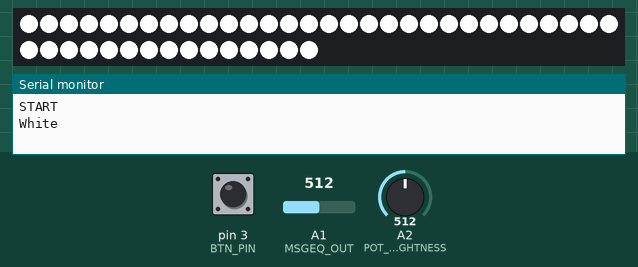
Recording of a sketch running on a simulated Arduino Uno, built with avr-gcc and run on an emulated ATmega328P. Parts: 45 RGB LEDs in strip order, left to right, continuing on the next row, the last lines printed to the serial monitor. The test bench sets the inputs (shaded band); at power-on: pin 3 (BTN_PIN) LOW, A1 (MSGEQ_OUT) = 512, A2 (POT_BRIGHTNESS) = 512. Dim RGB values are drawn brighter than linear.

Above: at 1.2 s.
1.3 s: pin 3 (BTN_PIN) pulled HIGH for 0.15 s
At 3.3 s:
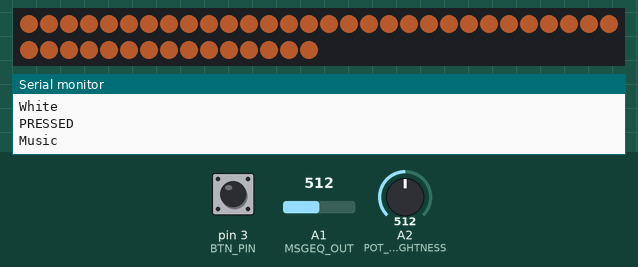
3.6 s: A1 (MSGEQ_OUT) set to 716
5.9 s: A1 (MSGEQ_OUT) set to 122
At 7.9 s:
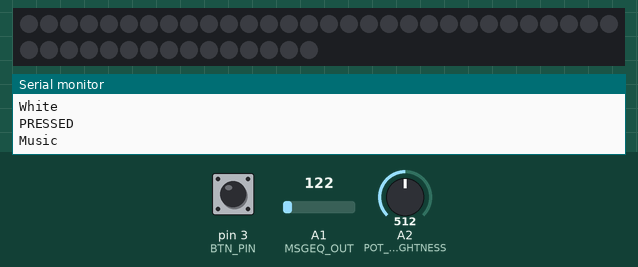
8.2 s: pin 3 (BTN_PIN) pulled HIGH for 1 s
At 9.6 s:
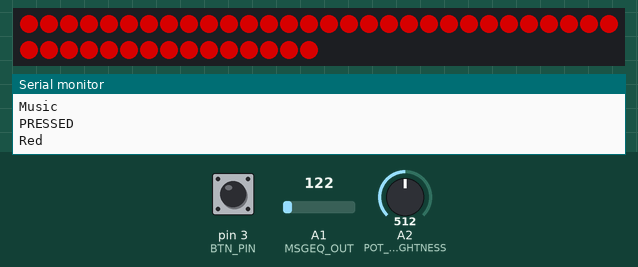
10.7 s: pin 3 (BTN_PIN) pulled HIGH for 0.15 s
At 11.3 s:
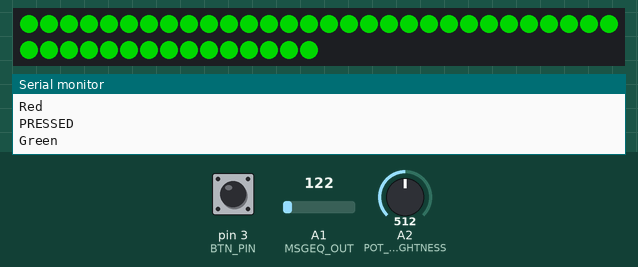
12.3 s: pin 3 (BTN_PIN) pulled HIGH for 3.2 s
At 13.7 s:
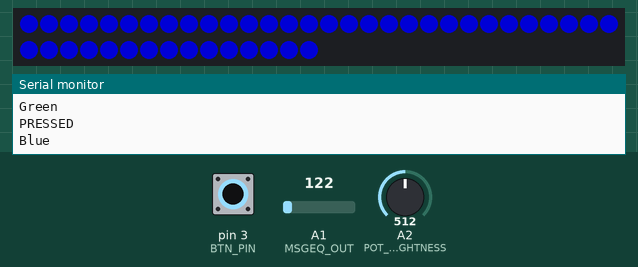
Timing chart, 0 to 15.3 s (numbered marks = the images above; inputs shaded):
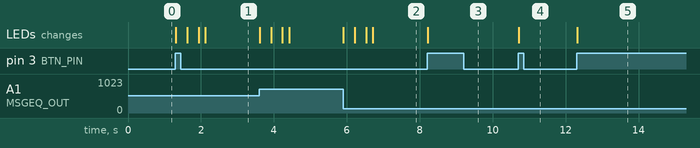

Measured:
- after the input at 1.3 s, the LEDs: first change at once (image 1 shows a later state)
- after the input at 5.9 s, the LEDs: first change at once (image 2 shows a later state)
- after the input at 8.2 s, the LEDs: change at once (image 3)
- after the input at 10.7 s, the LEDs: change at once (image 4)
- after the input at 12.3 s, the LEDs: change at once (image 5)

The sketch:

RGB_Backlight_MSGEQ7.ino
```cpp
#include <Adafruit_NeoPixel.h>
#ifdef __AVR__
#include <avr/power.h>
#endif

#define LED_DATA 6
#define POT_BRIGHTNESS A2

#define NUM_LEDS 45         // <-- CHANGE TO NUMBER OF LEDS ON YOUR STRIP
#define BTN_PIN 3           // Button on Interrupt Pin 3
#define BRIGHTNESS 255
#define MAX_MODE 7          // Amount of modes (used in Switch-Case)
#define DELAY 13

//  MSGEQ7 Pin Connections
#define MSGEQ_OUT A1
#define STROBE 2
#define RESET 5

//MINIMUM DELAY FOR BUTTON TO TRIGGER NEXT ISR
#define ISR_DELAY 400
Adafruit_NeoPixel strip = Adafruit_NeoPixel(NUM_LEDS, LED_DATA, NEO_GRB + NEO_KHZ800);

byte neopix_gamma[] = {
  0,  0,  0,  0,  0,  0,  0,  0,  0,  0,  0,  0,  0,  0,  0,  0,
  0,  0,  0,  0,  0,  0,  0,  0,  0,  0,  0,  0,  1,  1,  1,  1,
  1,  1,  1,  1,  1,  1,  1,  1,  1,  2,  2,  2,  2,  2,  2,  2,
  2,  3,  3,  3,  3,  3,  3,  3,  4,  4,  4,  4,  4,  5,  5,  5,
  5,  6,  6,  6,  6,  7,  7,  7,  7,  8,  8,  8,  9,  9,  9, 10,
  10, 10, 11, 11, 11, 12, 12, 13, 13, 13, 14, 14, 15, 15, 16, 16,
  17, 17, 18, 18, 19, 19, 20, 20, 21, 21, 22, 22, 23, 24, 24, 25,
  25, 26, 27, 27, 28, 29, 29, 30, 31, 32, 32, 33, 34, 35, 35, 36,
  37, 38, 39, 39, 40, 41, 42, 43, 44, 45, 46, 47, 48, 49, 50, 50,
  51, 52, 54, 55, 56, 57, 58, 59, 60, 61, 62, 63, 64, 66, 67, 68,
  69, 70, 72, 73, 74, 75, 77, 78, 79, 81, 82, 83, 85, 86, 87, 89,
  90, 92, 93, 95, 96, 98, 99, 101, 102, 104, 105, 107, 109, 110, 112, 114,
  115, 117, 119, 120, 122, 124, 126, 127, 129, 131, 133, 135, 137, 138, 140, 142,
  144, 146, 148, 150, 152, 154, 156, 158, 160, 162, 164, 167, 169, 171, 173, 175,
  177, 180, 182, 184, 186, 189, 191, 193, 196, 198, 200, 203, 205, 208, 210, 213,
  215, 218, 220, 223, 225, 228, 231, 233, 236, 239, 241, 244, 247, 249, 252, 255
};

uint16_t time_since_isr=0;
boolean breakMode=false;
uint8_t mode=0;
//  Buffer arrays for Audio Analyzer Mode
int spectrumValue[8];
uint8_t mapValue[8];
uint32_t audioBuffer[NUM_LEDS];
int filter = 0;

uint16_t brightness;

bool countUp=true;
uint32_t lastColor=0;

void setup() {
  // This is for Trinket 5V 16MHz, you can remove these three lines if you are not using a Trinket
#if defined (__AVR_ATtiny85__)
  if (F_CPU == 16000000) clock_prescale_set(clock_div_1);
#endif
  // Init Strip with max. Brightness
  brightness = BRIGHTNESS;
  strip.setBrightness(BRIGHTNESS);
  strip.begin();
  strip.show();

  //Serial connection for debug info
  Serial.begin(9600);
  Serial.println("START");
  pinMode(MSGEQ_OUT, INPUT);
  pinMode(STROBE, OUTPUT);
  pinMode(RESET, OUTPUT);
  pinMode(BTN_PIN, INPUT);

  digitalWrite(RESET, LOW);
  digitalWrite(STROBE, HIGH);

  pinMode(POT_BRIGHTNESS, INPUT);
  // Attach interrupt to Pin 3 for Push Button to switch modes
  attachInterrupt(1, changeMode, RISING);
}

void loop() {
  breakMode=false;
  switch(mode){
    case 0:
      Serial.println("White");
      plainColorNoBright(255,255,255);
      break;
   case 1:                        // CHANGE IF NOT USING MSGEQ7
      Serial.println("Music");
      musicAnalyzer();
      break;
   case 2:
      Serial.println("Red");
      plainColor(255,0,0);
      break;
    case 3:
      Serial.println("Green");
      plainColor(0,255,0);
      break;
    case 4:
      Serial.println("Blue");
      plainColor(0,0,255);
      break;
   case 5:
      Serial.println("Raindow");
      rainbowFade2White(400,255,10);
      break;
   case 6:
      Serial.println("ColorRoom");
      colorRoom();
      break;
   default:
      Serial.println("DEFAULT");
      pulseWhite(300);
      break;
  }
}

/* ISR for Button to switch modes */
void changeMode() {
  if(millis()-time_since_isr>ISR_DELAY){
    Serial.println("PRESSED");
    time_since_isr=millis();
    mode=(mode+1)%MAX_MODE;
    breakMode=true;
  }
}
/* Checks if Potentiometer value has changed, sets new Brightness and return true */
boolean checkBrightness(){
  //WS2812 takes value between 0-255
  uint16_t bright = map(constrain(analogRead(POT_BRIGHTNESS),0,1024), 0, 1024, 10, 255);
  if (abs(bright-brightness)>10){
    brightness = bright;
    strip.setBrightness(brightness);
    return true;
  }
  return false;
}

//Animation showing fading rainBow color along the strip
void rainbowFade2White(uint8_t wait, int rainbowLoops, int whiteLoops) {
  float fadeMax = 100.0;
  int fadeVal = fadeMax;
  uint32_t wheelVal;
  int redVal, greenVal, blueVal;

  for (int k = 0 ; k < rainbowLoops ; k ++) {
    for (int j = 0; j < 256; j++) {
      for (int i = 0; i < strip.numPixels(); i++) {
        wheelVal = Wheel(((i * 256 / strip.numPixels()) + j) & 255);
        redVal = red(wheelVal) * float(fadeVal / fadeMax);
        greenVal = green(wheelVal) * float(fadeVal / fadeMax);
        blueVal = blue(wheelVal) * float(fadeVal / fadeMax);
        strip.setPixelColor( i, strip.Color( redVal, greenVal, blueVal ) );
      }
      if(breakMode)
        return;
        checkBrightness();
        strip.show();
        delay(wait);
    }
  }
  delay(500);
}

// Use Brightness Potentiometer to change Color
void colorRoom(){
    strip.setBrightness(255);
    uint32_t colorNew = map(constrain(analogRead(POT_BRIGHTNESS),0,1024), 0, 1024, 0, 255);
    if (abs(colorNew-lastColor)>10){
      lastColor=colorNew;
      for (int i = 0; i < strip.numPixels(); i++)
             strip.setPixelColor(i, Wheel((colorNew) & 255));
      strip.show();
    }
    delay(10);
}

void plainWhite(){
  for (int i = 0; i < strip.numPixels(); i++) {
        strip.setPixelColor( i, strip.Color( 255, 255, 255 ) );
   }
  strip.show();
  while(!breakMode){
    if(checkBrightness())
      strip.show();
  }
}

//Shows plain color along the strip
void plainColor(uint8_t red,uint8_t green,uint8_t blue){
  for (int i = 0; i < strip.numPixels(); i++)
        strip.setPixelColor( i, strip.Color( red, green, blue ) );
  strip.show();
  while(!breakMode){
    if(checkBrightness())
      strip.show();
  }
}

//Shows plain color along the strip
void plainColorNoBright(uint8_t red,uint8_t green,uint8_t blue){
  for (int i = 0; i < strip.numPixels(); i++)
        strip.setPixelColor( i, strip.Color( red, green, blue ) );
  strip.show();
  while(!breakMode){
    delay(100);
  }
}
void musicAnalyzer(){
  while(true){
    checkBrightness();
    if(breakMode)
      return;
    //Reset MSGEQ
    digitalWrite(RESET, HIGH);
    digitalWrite(RESET, LOW);
    //Read all 8 Audio Bands
    for (int i = 0; i < 8; i++){
      digitalWrite(STROBE, LOW);
      delayMicroseconds(30);
      spectrumValue[i] = analogRead(MSGEQ_OUT);
      spectrumValue[i] = constrain(spectrumValue[i], filter, 1023);
      digitalWrite(STROBE, HIGH);
      //Skip band 3 (seems to be random for my MSGEQ7, but feel free to check yours
      if (i == 3)
        continue;
      mapValue[i] = map(spectrumValue[i], filter, 1023, 0, 255);
      if (mapValue[i] < 50)
        mapValue[i] = 0;
    }
    //Shift LED values forward
    for (int k = NUM_LEDS - 1; k > 0; k--) {
      audioBuffer[k] = audioBuffer[k - 1];
    }
    //Uncomment / Comment above to Shift LED values backwards
    //for (int k = 0; k < NUM_LEDS-1; k++) {
    //  audioBuffer[k] = audioBuffer[k + 1];
    //}

    //Load new Audio value to first LED
    //Uses band 0,2,4 (Bass(red), Middle(green), High(blue) Frequency Band)
    //Lowest 8Bit: Blue , Middle Green , Highest Red
    //Use audioBuffer[NUM_LEDS-1] when using LED shift backwards!
    audioBuffer[0] = mapValue[5]; //RED
    audioBuffer[0] = audioBuffer[0] << 16;
    audioBuffer[0] |= ((mapValue[2] /2) << 8);  //GREEN
    audioBuffer[0] |= (mapValue[4]/4);         //BLUE

    //Send new LED values to WS2812
    for ( int i = 0; i < NUM_LEDS; i++)
      strip.setPixelColor(i, strip.Color(audioBuffer[i] >> 16, (audioBuffer[i] >> 8)&B11111111, audioBuffer[i]&B11111111));
    strip.show();
    delay(DELAY);
  }
}

//  FROM EXAMPLES
// Fill the dots one after the other with a color
void colorWipe(uint32_t c, uint8_t wait) {
  for (uint16_t i = 0; i < strip.numPixels(); i++) {
    strip.setPixelColor(i, c);
    strip.show();
    delay(wait);
  }
}

void pulseWhite(uint8_t wait) {
  for (int j = 0; j < 256 ; j++) {
    for (uint16_t i = 0; i < strip.numPixels(); i++) {
      strip.setPixelColor(i, strip.Color(0, 0, 0, neopix_gamma[j] ) );
    }
    checkBrightness();
    if(breakMode)
      return;
    delay(wait);
    strip.show();
  }
  for (int j = 255; j >= 0 ; j--) {
    for (uint16_t i = 0; i < strip.numPixels(); i++) {
      strip.setPixelColor(i, strip.Color(0, 0, 0, neopix_gamma[j] ) );
    }
    delay(wait);
    strip.show();
  }
}


void whiteOverRainbow(uint8_t wait, uint8_t whiteSpeed, uint8_t whiteLength ) {

  if (whiteLength >= strip.numPixels()) whiteLength = strip.numPixels() - 1;

  int head = whiteLength - 1;
  int tail = 0;

  int loops = 3;
  int loopNum = 0;

  static unsigned long lastTime = 0;


  while (true) {
    for (int j = 0; j < 256; j++) {
      for (uint16_t i = 0; i < strip.numPixels(); i++) {
        if ((i >= tail && i <= head) || (tail > head && i >= tail) || (tail > head && i <= head) ) {
          strip.setPixelColor(i, strip.Color(0, 0, 0, 255 ) );
        }
        else {
          strip.setPixelColor(i, Wheel(((i * 256 / strip.numPixels()) + j) & 255));
        }

      }

      if (millis() - lastTime > whiteSpeed) {
        head++;
        tail++;
        if (head == strip.numPixels()) {
          loopNum++;
        }
        lastTime = millis();
      }

      if (loopNum == loops) return;

      head %= strip.numPixels();
      tail %= strip.numPixels();
      strip.show();
      delay(wait);
    }
  }

}
void fullWhite() {

  for (uint16_t i = 0; i < strip.numPixels(); i++) {
    strip.setPixelColor(i, strip.Color(0, 0, 0, 255 ) );
  }
  strip.show();
}


// Slightly different, this makes the rainbow equally distributed throughout
void rainbowCycle(uint8_t wait) {
  uint16_t i, j;

  for (j = 0; j < 256 * 5; j++) { // 5 cycles of all colors on wheel
    for (i = 0; i < strip.numPixels(); i++) {
      strip.setPixelColor(i, Wheel(((i * 256 / strip.numPixels()) + j) & 255));
    }
    strip.show();
    delay(wait);
  }
}

void rainbow(uint8_t wait) {
  uint16_t i, j;

  for (j = 0; j < 256; j++) {
    for (i = 0; i < strip.numPixels(); i++) {
      strip.setPixelColor(i, Wheel((i + j) & 255));
    }
    strip.show();
    delay(wait);
  }
}

// Input a value 0 to 255 to get a color value.
// The colours are a transition r - g - b - back to r.
uint32_t Wheel(byte WheelPos) {
  WheelPos = 255 - WheelPos;
  if (WheelPos < 85) {
    return strip.Color(255 - WheelPos * 3, 0, WheelPos * 3, 0);
  }
  if (WheelPos < 170) {
    WheelPos -= 85;
    return strip.Color(0, WheelPos * 3, 255 - WheelPos * 3, 0);
  }
  WheelPos -= 170;
  return strip.Color(WheelPos * 3, 255 - WheelPos * 3, 0, 0);
}

uint8_t red(uint32_t c) {
  return (c >> 16);
}
uint8_t green(uint32_t c) {
  return (c >> 8);
}
uint8_t blue(uint32_t c) {
  return (c);
}
```
